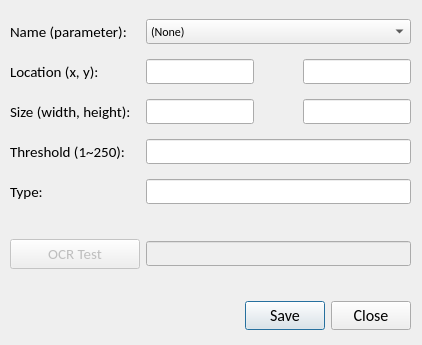
<?xml version="1.0" encoding="UTF-8"?>
<ui version="4.0">
 <class>Dialog</class>
 <widget class="QDialog" name="Dialog">
  <property name="geometry">
   <rect>
    <x>0</x>
    <y>0</y>
    <width>422</width>
    <height>345</height>
   </rect>
  </property>
  <property name="font">
   <font>
    <family>Calibri</family>
   </font>
  </property>
  <property name="windowTitle">
   <string>AOI Editor</string>
  </property>
  <property name="locale">
   <locale language="English" country="UnitedStates"/>
  </property>
  <widget class="QDialogButtonBox" name="buttonBox">
   <property name="geometry">
    <rect>
     <x>220</x>
     <y>300</y>
     <width>191</width>
     <height>32</height>
    </rect>
   </property>
   <property name="font">
    <font>
     <family>Calibri</family>
     <pointsize>12</pointsize>
    </font>
   </property>
   <property name="orientation">
    <enum>Qt::Horizontal</enum>
   </property>
   <property name="standardButtons">
    <set>QDialogButtonBox::Close|QDialogButtonBox::Save</set>
   </property>
  </widget>
  <widget class="QWidget" name="gridLayoutWidget">
   <property name="geometry">
    <rect>
     <x>10</x>
     <y>10</y>
     <width>401</width>
     <height>271</height>
    </rect>
   </property>
   <layout class="QGridLayout" name="gridLayout">
    <item row="1" column="0">
     <widget class="QLabel" name="lblLoc">
      <property name="font">
       <font>
        <family>Calibri</family>
        <pointsize>11</pointsize>
       </font>
      </property>
      <property name="frameShape">
       <enum>QFrame::NoFrame</enum>
      </property>
      <property name="text">
       <string>Location (x, y):</string>
      </property>
     </widget>
    </item>
    <item row="2" column="1">
     <layout class="QHBoxLayout" name="horizontalLayout_2">
      <item>
       <widget class="QLineEdit" name="txtSizeW">
        <property name="minimumSize">
         <size>
          <width>0</width>
          <height>25</height>
         </size>
        </property>
        <property name="maximumSize">
         <size>
          <width>120</width>
          <height>25</height>
         </size>
        </property>
        <property name="font">
         <font>
          <family>Calibri</family>
          <pointsize>10</pointsize>
         </font>
        </property>
        <property name="alignment">
         <set>Qt::AlignCenter</set>
        </property>
        <property name="readOnly">
         <bool>true</bool>
        </property>
       </widget>
      </item>
      <item>
       <spacer name="horizontalSpacer_2">
        <property name="orientation">
         <enum>Qt::Horizontal</enum>
        </property>
        <property name="sizeHint" stdset="0">
         <size>
          <width>40</width>
          <height>20</height>
         </size>
        </property>
       </spacer>
      </item>
      <item>
       <widget class="QLineEdit" name="txtSizeH">
        <property name="minimumSize">
         <size>
          <width>0</width>
          <height>25</height>
         </size>
        </property>
        <property name="maximumSize">
         <size>
          <width>120</width>
          <height>25</height>
         </size>
        </property>
        <property name="font">
         <font>
          <family>Calibri</family>
          <pointsize>10</pointsize>
         </font>
        </property>
        <property name="alignment">
         <set>Qt::AlignCenter</set>
        </property>
        <property name="readOnly">
         <bool>true</bool>
        </property>
       </widget>
      </item>
     </layout>
    </item>
    <item row="2" column="0">
     <widget class="QLabel" name="lblSize">
      <property name="font">
       <font>
        <family>Calibri</family>
        <pointsize>11</pointsize>
       </font>
      </property>
      <property name="frameShape">
       <enum>QFrame::NoFrame</enum>
      </property>
      <property name="text">
       <string>Size (width, height):</string>
      </property>
     </widget>
    </item>
    <item row="7" column="0">
     <widget class="QPushButton" name="btnOCRTest">
      <property name="enabled">
       <bool>false</bool>
      </property>
      <property name="minimumSize">
       <size>
        <width>0</width>
        <height>30</height>
       </size>
      </property>
      <property name="font">
       <font>
        <family>Calibri</family>
        <pointsize>11</pointsize>
       </font>
      </property>
      <property name="text">
       <string>OCR Test</string>
      </property>
     </widget>
    </item>
    <item row="3" column="0">
     <widget class="QLabel" name="lblThreshold">
      <property name="font">
       <font>
        <family>Calibri</family>
        <pointsize>11</pointsize>
       </font>
      </property>
      <property name="text">
       <string>Threshold (1~250):</string>
      </property>
     </widget>
    </item>
    <item row="6" column="0">
     <spacer name="verticalSpacer">
      <property name="orientation">
       <enum>Qt::Vertical</enum>
      </property>
      <property name="sizeType">
       <enum>QSizePolicy::Preferred</enum>
      </property>
      <property name="sizeHint" stdset="0">
       <size>
        <width>20</width>
        <height>20</height>
       </size>
      </property>
     </spacer>
    </item>
    <item row="1" column="1">
     <layout class="QHBoxLayout" name="horizontalLayout">
      <item>
       <widget class="QLineEdit" name="txtLocX">
        <property name="enabled">
         <bool>true</bool>
        </property>
        <property name="minimumSize">
         <size>
          <width>0</width>
          <height>25</height>
         </size>
        </property>
        <property name="maximumSize">
         <size>
          <width>120</width>
          <height>25</height>
         </size>
        </property>
        <property name="font">
         <font>
          <family>Calibri</family>
          <pointsize>10</pointsize>
         </font>
        </property>
        <property name="alignment">
         <set>Qt::AlignCenter</set>
        </property>
        <property name="readOnly">
         <bool>true</bool>
        </property>
       </widget>
      </item>
      <item>
       <spacer name="horizontalSpacer">
        <property name="orientation">
         <enum>Qt::Horizontal</enum>
        </property>
        <property name="sizeHint" stdset="0">
         <size>
          <width>40</width>
          <height>20</height>
         </size>
        </property>
       </spacer>
      </item>
      <item>
       <widget class="QLineEdit" name="txtLocY">
        <property name="minimumSize">
         <size>
          <width>0</width>
          <height>25</height>
         </size>
        </property>
        <property name="maximumSize">
         <size>
          <width>120</width>
          <height>25</height>
         </size>
        </property>
        <property name="font">
         <font>
          <family>Calibri</family>
          <pointsize>10</pointsize>
         </font>
        </property>
        <property name="alignment">
         <set>Qt::AlignCenter</set>
        </property>
        <property name="readOnly">
         <bool>true</bool>
        </property>
       </widget>
      </item>
     </layout>
    </item>
    <item row="7" column="1">
     <widget class="QLineEdit" name="txtOCRTestResult">
      <property name="enabled">
       <bool>false</bool>
      </property>
      <property name="minimumSize">
       <size>
        <width>0</width>
        <height>25</height>
       </size>
      </property>
      <property name="maximumSize">
       <size>
        <width>16777215</width>
        <height>25</height>
       </size>
      </property>
      <property name="font">
       <font>
        <family>Calibri</family>
        <pointsize>10</pointsize>
       </font>
      </property>
      <property name="alignment">
       <set>Qt::AlignCenter</set>
      </property>
      <property name="readOnly">
       <bool>true</bool>
      </property>
     </widget>
    </item>
    <item row="4" column="1">
     <widget class="QLineEdit" name="txtType">
      <property name="minimumSize">
       <size>
        <width>0</width>
        <height>25</height>
       </size>
      </property>
      <property name="font">
       <font>
        <family>Calibri</family>
        <pointsize>10</pointsize>
       </font>
      </property>
      <property name="alignment">
       <set>Qt::AlignCenter</set>
      </property>
      <property name="readOnly">
       <bool>true</bool>
      </property>
     </widget>
    </item>
    <item row="3" column="1">
     <widget class="QLineEdit" name="txtThreshold">
      <property name="minimumSize">
       <size>
        <width>0</width>
        <height>25</height>
       </size>
      </property>
      <property name="font">
       <font>
        <family>Calibri</family>
        <pointsize>10</pointsize>
       </font>
      </property>
      <property name="alignment">
       <set>Qt::AlignCenter</set>
      </property>
      <property name="readOnly">
       <bool>true</bool>
      </property>
     </widget>
    </item>
    <item row="4" column="0">
     <widget class="QLabel" name="lblType">
      <property name="font">
       <font>
        <family>Calibri</family>
        <pointsize>11</pointsize>
       </font>
      </property>
      <property name="text">
       <string>Type:</string>
      </property>
     </widget>
    </item>
    <item row="5" column="1">
     <layout class="QHBoxLayout" name="horizontalLayout_3"/>
    </item>
    <item row="0" column="0">
     <widget class="QLabel" name="lblName">
      <property name="minimumSize">
       <size>
        <width>130</width>
        <height>0</height>
       </size>
      </property>
      <property name="font">
       <font>
        <family>Calibri</family>
        <pointsize>11</pointsize>
       </font>
      </property>
      <property name="frameShape">
       <enum>QFrame::NoFrame</enum>
      </property>
      <property name="text">
       <string>Name (parameter):</string>
      </property>
     </widget>
    </item>
    <item row="0" column="1">
     <widget class="QComboBox" name="cbbParam">
      <property name="minimumSize">
       <size>
        <width>0</width>
        <height>25</height>
       </size>
      </property>
      <property name="currentIndex">
       <number>0</number>
      </property>
      <item>
       <property name="text">
        <string>(None)</string>
       </property>
      </item>
      <item>
       <property name="text">
        <string>Active Line No.</string>
       </property>
      </item>
      <item>
       <property name="text">
        <string>Active Modal Code</string>
       </property>
      </item>
      <item>
       <property name="text">
        <string>NC Progress</string>
       </property>
      </item>
      <item>
       <property name="text">
        <string>Actual Spindle RPM</string>
       </property>
      </item>
      <item>
       <property name="text">
        <string>Prog. Spindle RPM</string>
       </property>
      </item>
      <item>
       <property name="text">
        <string>Spindle Override</string>
       </property>
      </item>
      <item>
       <property name="text">
        <string>Actual Feed</string>
       </property>
      </item>
      <item>
       <property name="text">
        <string>Prog. Feed</string>
       </property>
      </item>
      <item>
       <property name="text">
        <string>Feed Override</string>
       </property>
      </item>
      <item>
       <property name="text">
        <string>Active Tool No.</string>
       </property>
      </item>
      <item>
       <property name="text">
        <string>Actual Load</string>
       </property>
      </item>
      <item>
       <property name="text">
        <string>Error Code</string>
       </property>
      </item>
     </widget>
    </item>
   </layout>
  </widget>
 </widget>
 <resources/>
 <connections>
  <connection>
   <sender>buttonBox</sender>
   <signal>accepted()</signal>
   <receiver>Dialog</receiver>
   <slot>accept()</slot>
   <hints>
    <hint type="sourcelabel">
     <x>248</x>
     <y>254</y>
    </hint>
    <hint type="destinationlabel">
     <x>157</x>
     <y>274</y>
    </hint>
   </hints>
  </connection>
  <connection>
   <sender>buttonBox</sender>
   <signal>rejected()</signal>
   <receiver>Dialog</receiver>
   <slot>reject()</slot>
   <hints>
    <hint type="sourcelabel">
     <x>316</x>
     <y>260</y>
    </hint>
    <hint type="destinationlabel">
     <x>286</x>
     <y>274</y>
    </hint>
   </hints>
  </connection>
 </connections>
</ui>
